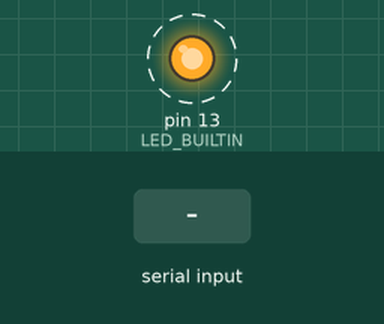
The sketch below on a simulated Arduino Uno, built with avr-gcc and run on an emulated ATmega328P. Shown: output pins drawn as LEDs (lit = HIGH). Dashed ring = blinking. The inputs (shaded band) are chosen by the test bench. What the sketch prints to the serial monitor is not drawn.

Above: at 1.2 s.
1.3 s: "|\n" received over Serial
3.5 s: "1\n" received over Serial
Timing chart, 0 to 11.5 s (numbered marks = the images above; inputs shaded):
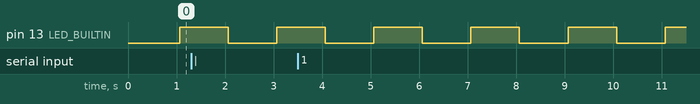

The sketch:

receptor.ino
```cpp
// ============================================================
// Configurações obrigatórias para a biblioteca TimerInterrupt
// ============================================================
#define TIMER_INTERRUPT_DEBUG 0
#define _TIMERINTERRUPT_LOGLEVEL_ 0

// --- Seleção do Timer Hardware ---
#define USE_TIMER_1     true
#define USE_TIMER_2     false
#define USE_TIMER_3     false
#define USE_TIMER_4     false
#define USE_TIMER_5     false

// ============================================================
// Inclusão das Bibliotecas
// ============================================================
#include "TimerInterrupt.h"
#include "ISR_Timer.h"
#include "Comunicacao.h"

// ============================================================
// Objetos Globais
// ============================================================
Comunicacao comunicador;
ISR_Timer isr_timer;

// ============================================================
// Função Handler do Timer Hardware
// ============================================================
void TimerHandler() {
  isr_timer.run();  // Processa todos os timers lógicos
}

// ============================================================
// Callbacks para os Timers Lógicos
// ============================================================

// Timer de status: pisca o LED a cada 1 segundo
void timerStatusCallback() {
  static bool estadoLed = false;
  estadoLed = !estadoLed;
  digitalWrite(LED_BUILTIN, estadoLed);
}

// Timer de relatório: mostra estatísticas a cada 30 segundos
void timerRelatorioCallback() {
  Serial.println("💡 Sistema ativo - " + String(comunicador.getMensagensValidas()) +
                 " mensagens processadas até agora");
}

// ============================================================
// Setup
// ============================================================
void setup() {
  Serial.begin(115200);
  pinMode(LED_BUILTIN, OUTPUT);

  Serial.println("═════════════════════════════════");
  Serial.println("  SISTEMA RECEPTOR - LABORATÓRIO 1");
  Serial.println("  Aguardando dados do transmissor");
  Serial.println("═════════════════════════════════");

  // --- 1. Inicializar o Timer Hardware (Timer1) ---
  ITimer1.init();

  // --- 2. Configurar o Timer Hardware (intervalo base de 50ms) ---
  if (ITimer1.attachInterruptInterval(50, TimerHandler)) {
    Serial.println("✓ Timer Hardware (Timer1) configurado com sucesso!");
  } else {
    Serial.println("✗ Falha ao configurar Timer Hardware!");
  }

  // --- 3. Configurar os Timers Lógicos ---
  // IMPORTANTE: setInterval retorna o timerId (int), NÃO um booleano!
  // Por isso não podemos usar 'if' para verificar sucesso.

  // Timer de status: a cada 1 segundo (1000ms)
  isr_timer.setInterval(1000, timerStatusCallback);
  Serial.println("✓ Timer de status configurado (LED a cada 1s)");

  // Timer de relatório: a cada 30 segundos (30000ms)
  isr_timer.setInterval(30000, timerRelatorioCallback);
  Serial.println("✓ Timer de relatório configurado (30s)");

  Serial.println();
  Serial.println("Sistema pronto. Aguardando mensagens...");
  Serial.println();
}

// ============================================================
// Loop Principal
// ============================================================
void loop() {
  // Processa as mensagens recebidas pela serial
  comunicador.processarRecepcao();

  // Mostra estatísticas
  comunicador.mostrarEstatisticas();

  delay(10);
}
```

Comunicacao.h
```cpp
#ifndef COMUNICACAO_RECEPTOR_H
#define COMUNICACAO_RECEPTOR_H

#include <Arduino.h>

class Comunicacao {
  private:
    String bufferRecepcao;
    int totalMensagens;
    int mensagensValidas;

    // Método privado para extrair campos da mensagem
    void extrairCampos(String msg, String& timestamp, String& tipo,
                       String& dado, String& id) {
      int idx1 = msg.indexOf('|');
      int idx2 = msg.indexOf('|', idx1 + 1);
      int idx3 = msg.indexOf('|', idx2 + 1);

      timestamp = msg.substring(0, idx1);
      tipo = msg.substring(idx1 + 1, idx2);
      dado = msg.substring(idx2 + 1, idx3);
      id = msg.substring(idx3 + 1);
    }

  public:
    Comunicacao() : bufferRecepcao(""), totalMensagens(0), mensagensValidas(0) {}

    // Processa dados recebidos pela serial
    void processarRecepcao() {
      while (Serial.available()) {
        char c = Serial.read();
        if (c == '\n') {
          processarMensagem(bufferRecepcao);
          bufferRecepcao = "";
          totalMensagens++;
        } else if (c != '\r') {  // Ignora carriage return
          bufferRecepcao += c;
        }
      }
    }

    // Analisa e valida a mensagem recebida
    void processarMensagem(String msg) {
      // Valida formato básico (deve conter 3 separadores '|')
      int count = 0;
      for (int i = 0; i < msg.length(); i++) {
        if (msg[i] == '|') count++;
      }

      if (count == 3 && msg.length() > 0) {
        mensagensValidas++;

        String timestamp, tipo, dado, id;
        extrairCampos(msg, timestamp, tipo, dado, id);

        Serial.println("─────────────────────────────────");
        Serial.print("📥 Mensagem #");
        Serial.print(mensagensValidas);
        Serial.println(" recebida:");
        Serial.println(msg);
        Serial.println("  ⏱️  Timestamp: " + timestamp + " ms");
        Serial.println("  📋 Tipo: " + tipo);
        Serial.println("  📊 Dado: " + dado);
        Serial.println("  🆔 ID: " + id);
        Serial.println("─────────────────────────────────");

        // Envia confirmação de volta
        enviarConfirmacao(id, tipo);
      } else if (msg.length() > 0) {
        Serial.print("⚠️ Mensagem mal formatada: ");
        Serial.println(msg);
      }
    }

    // Envia confirmação de recebimento
    void enviarConfirmacao(String idMensagem, String tipo) {
      String ack = "ACK|" + idMensagem + "|" + tipo + "|" + String(millis());
      Serial.print("📤 ");
      Serial.println(ack);
    }

    // Estatísticas do sistema
    void mostrarEstatisticas() {
      static unsigned long ultimoRelatorio = 0;
      if (millis() - ultimoRelatorio > 10000) { // A cada 10 segundos
        ultimoRelatorio = millis();
        Serial.println("═════════════════════════════════");
        Serial.print("📊 ESTATÍSTICAS: ");
        Serial.print(mensagensValidas);
        Serial.print("/");
        Serial.print(totalMensagens);
        Serial.println(" mensagens válidas");

        if (totalMensagens > 0) {
          float taxa = (mensagensValidas * 100.0) / totalMensagens;
          Serial.print("📈 Taxa de sucesso: ");
          Serial.print(taxa);
          Serial.println("%");
        }
        Serial.println("═════════════════════════════════");
      }
    }

    // Retorna número de mensagens válidas recebidas
    int getMensagensValidas() {
      return mensagensValidas;
    }
};

#endif
```

Measured:
- by itself, pin 13 (LED_BUILTIN): alternates HIGH for 1.0 s and LOW for 1.0 s
